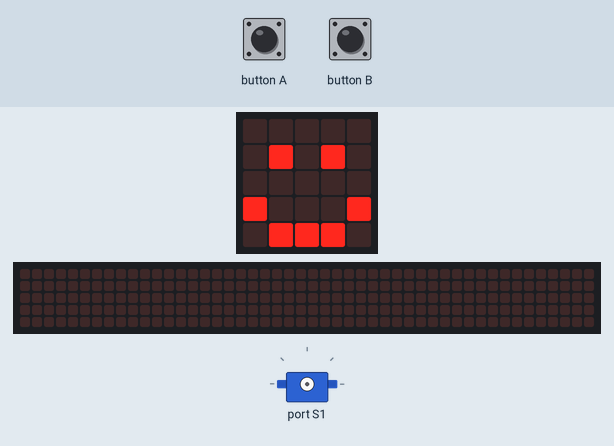
This program was run on a simulated BBC micro:bit (MakeCode). Parts: the board's 5×5 LED display, servo, a strip that is not on the board, showing the scrolling text unrolled. Inputs (shaded band) come from the test bench. The 48×5 strip is a reading aid, not a part: it shows the text the display is scrolling, unrolled, one strip-width of it at a time.

Above: at 1.8 s.
1.9 s: button B pressed for 0.15 s
At 2.2 s:
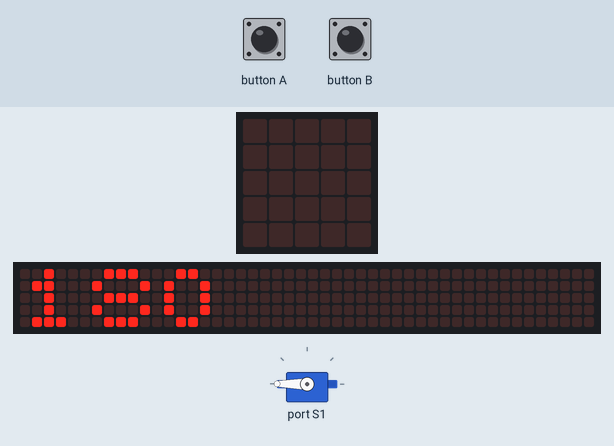
2.6 s: button A pressed for 0.15 s
At 3.17 s:
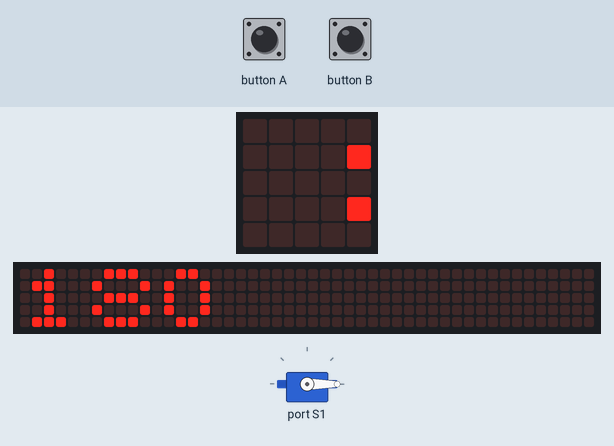
3.3 s: button B pressed for 0.15 s
At 12.2 s:
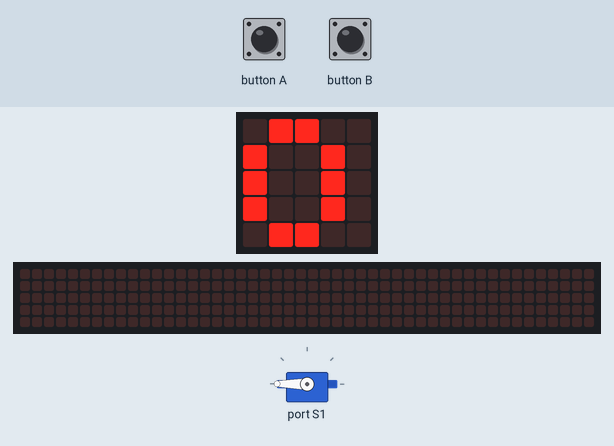
Timing chart, 0 to 12.4 s (numbered marks = the images above; inputs shaded):
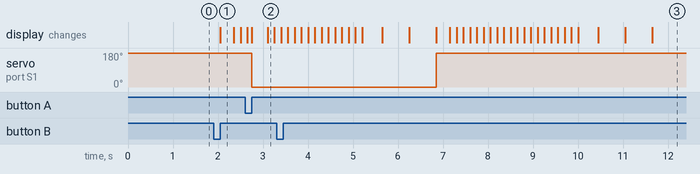

Measured:
- after the input at 1.9 s, the display: changes after 0.15 s (image 1)
- after the input at 2.6 s, servo on port S1: 180° → 0° after 0.15 s; the display: first differs from a run without the input after 0.15 s (image 2 shows a later state)
- after the input at 3.3 s, servo on port S1: 0° → 180° after 3.6 s

The program:

main.ts
```typescript
// (licence header left out)
// setup
basic.clearScreen()
basic.showIcon(IconNames.Happy)

// variables
const servoNumber1 = robotbit.Servos.S1

// go to 0 degrees
input.onButtonPressed(Button.A, function() {
    basic.clearScreen()
    robotbit.Servo(servoNumber1, 0)
    basic.clearScreen()
    basic.showString("0")
    basic.showIcon(IconNames.SmallSquare)
    basic.clearScreen()
    basic.showIcon(IconNames.Happy)
})

// go to 180 degrees
input.onButtonPressed(Button.B, function () {
    basic.clearScreen()
    robotbit.Servo(servoNumber1, 180)
    basic.clearScreen()
    basic.showString("180")
    basic.showIcon(IconNames.SmallSquare)
    basic.clearScreen()
    basic.showIcon(IconNames.Happy)
})
```
